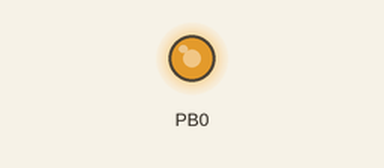
Simulated run of this program. Board: ATmega168, built with avr-gcc and emulated at 8 MHz. Parts: output pins drawn as LEDs (lit = HIGH).

Above: at 0.1 s.
Timing chart, 0 to 1.6 s (numbered marks = the images above):
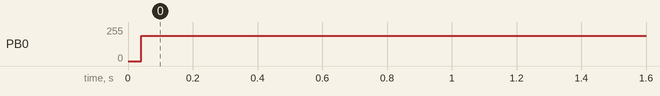

Measured:
- by itself, PB0: 0/255 → 191/255 at 0.04 s

The program:

main.c
```c
/*
* AVR_GPIO.c
*
* Created: 08/07/2020 20:28:18
* Author : John
*/

//#pragma GCC optimize ("O0") //Enable for simulator local variable debugging

//Using timer interrupts

#define F_CPU 8000000UL //8Mhz assumes fuse CKDIV8 set low

#include <avr/io.h>
#include <avr/interrupt.h>


//Led on pin 14 = PB0
//switch on pin 10 = PB7 => (PCINT7/XTAL2/TOSC2) PB7

//use macros to make it more readable
#define LED_PB0_ON		PORTB |= (1<<PORTB0)//set pin 14 (PB0) high - led on
#define LED_PB0_OFF		PORTB &= ~(1<<PORTB0)//set pin 14 (PB0) low - led off
#define LED_PB0_TOGGLE	PINB |= (1<<PINB0) //toggle PB0
#define SWITCH_PRESSED !(PINB & (1<<PINB7)) //True if PINB7 is low

ISR(TIMER1_COMPA_vect)
{
	LED_PB0_ON;
}

ISR(TIMER1_COMPB_vect)
{
	LED_PB0_OFF;
}


//void PWM_Initialise(uint16_t freqHzCompA, uint16_t freqHzCompB)
//{
	//TCCR1B |= (1<<CS10) | (1<<WGM12); // Timer/Counter Control Register B = No prescaler) |  Clear Timer on Compare match (CTC) mode
	//TIMSK1 |= (1<<OCIE1A) | (1<<OCIE1B); //Timer/Counter1 Interrupt Mask Register = Bit 1   OCIE1A: Timer/Counter1, Output Compare A Match Interrupt Enable | Bit 2   OCIE1B: Timer/Counter1, Output Compare B Match Interrupt Enable
	//
	////Max pulse length = 65536 (16 bit register size) / 8 Mhz (max clock speed) = 0.008192s (no prescaler).
	////Min Frequency = 122Hz (with OCR1A/OCR1B set to 0xFFFF)
	////Max frequency = 8Mhz (with OCR1A/OCR1B set to 0x0001)
	//OCR1A = (F_CPU/freqHzCompA) -1; //Output Compare Registers = F_CPU/frequency*N-1 //see 18.7.2 Clear Timer on Compare Match (CTC) Mode in datasheet
	//OCR1B = (F_CPU/freqHzCompB) -1; //Output Compare Registers = F_CPU/frequency*N-1 //see 18.7.2 Clear Timer on Compare Match (CTC) Mode in datasheet
//}

//dutyCyclePercentage between 0 and 100
//BUG for 0 and >=100%
void PWM_Initialise(uint8_t dutyCyclePercentage)
{
	TCCR1B |= (1<<CS10) | (1<<WGM12); // Timer/Counter Control Register B = No prescaler) |  Clear Timer on Compare match (CTC) mode
	TIMSK1 |= (1<<OCIE1A) | (1<<OCIE1B); //Timer/Counter1 Interrupt Mask Register = Bit 1   OCIE1A: Timer/Counter1, Output Compare A Match Interrupt Enable | Bit 2   OCIE1B: Timer/Counter1, Output Compare B Match Interrupt Enable

	uint16_t comp = 800; //10Khz  (F_CPU/freqHzCompA)
	uint16_t compA = comp;
	uint16_t compB =  (dutyCyclePercentage/100.0) * comp;

	//these don't quite work
	if (dutyCyclePercentage == 0)
	{
		compA=comp;
		compB=0;
	}
	//these don't quite work
	if (dutyCyclePercentage >=100)
	{
		compA=comp;
		compB=comp;
	}

	//Max pulse length = 65536 (16 bit register size) / 8 Mhz (max clock speed) = 0.008192s (no prescaler).
	//Min Frequency = 122Hz (with OCR1A/OCR1B set to 0xFFFF)
	//Max frequency = 8Mhz (with OCR1A/OCR1B set to 0x0001)
	//OCR1A= 1 = 8Mhz
	//OCR1A= 2 = 4Mhz
	//OCR1A= 100 = 800Khz, //OCR1A= 400 = 200Khz,//OCR1A= 800 = 100Khz

	//The TOP value is the value stored in the OCR1A Register. Reaching it will cause the counter to reset
	OCR1A = compA; //ON: Output Compare Registers = F_CPU/frequency*N-1 //see 18.7.2 Clear Timer on Compare Match (CTC) Mode in datasheet
	OCR1B = compB; //OFF: Output Compare Registers = F_CPU/frequency*N-1 //see 18.7.2 Clear Timer on Compare Match (CTC) Mode in datasheet

	//Larger OCR1B is compared to OCR1A, the larger the duty cycle. The Off frequency is reducing as OCR1B increases.
}


int main(void)
{


	DDRB |= (1<<DDB0); // Data direction register - Set PB0 high for output
	DDRB &= ~(1<<DDB7); //Data direction register - Set PB7 low for input


	//PWM_Initialise(12); //12% Duty Cycle
	//PWM_Initialise(6); //6% Duty Cycle
	//PWM_Initialise(1); //1% Duty Cycle
	//PWM_Initialise(25); //25% Duty Cycle
	//PWM_Initialise(50); //50% Duty Cycle
	//PWM_Initialise(75); //75% Duty Cycle

	//PWM_Initialise(100); //100% Duty Cycle //these don't quite work
	//PWM_Initialise(0); //0% Duty Cycle  //these don't quite work

	PWM_Initialise(75);


	sei(); //Enable interrupts by setting the global interrupt mask

	while (1)
	{

	}

}
```
